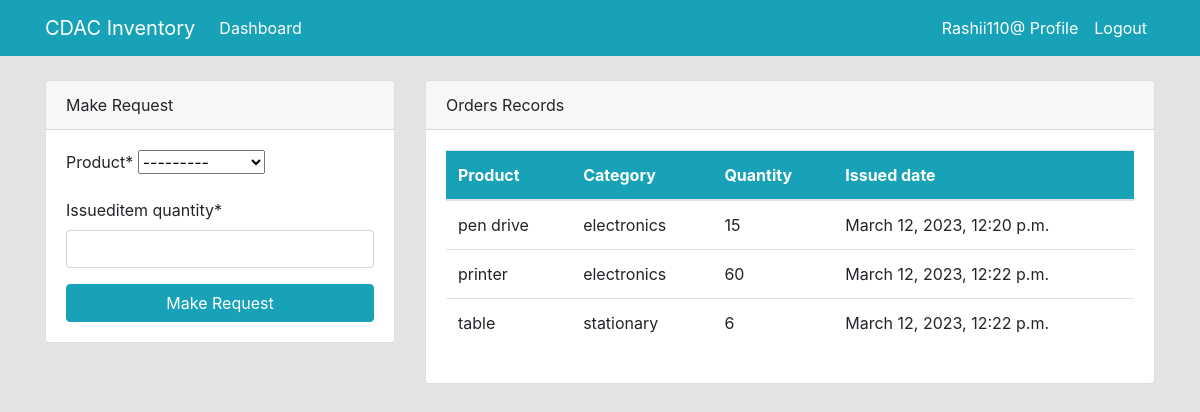
The page /dashboard/ (signed in) on the database its author committed.
### dashboard/models.py (models this page shows, shortened)
class Issued_Items(models.Model):
    product=models.ForeignKey(Product,on_delete=models.CASCADE,null=True)
    staff=models.ForeignKey(User,models.CASCADE,null=True)
    issueditem_quantity=models.PositiveIntegerField(null=True)
    date=models.DateTimeField(auto_now_add=True)
    class Meta:
        verbose_name_plural='Issued_Items'

class Product(models.Model):
    asset=models.CharField(max_length=30,null=True)
    sno=models.CharField(max_length=15,null=True)
    name=models.CharField(max_length=100,null=True)
    category=models.CharField(max_length=20,choices=category,null=True)
    quantity=models.PositiveIntegerField(null=True)
    model=models.CharField(max_length=300,null=True)
    class Meta:
        verbose_name_plural='Product'
    def __str__(self) -> str:
        return f'{self.name}-{self.quantity}'

### dashboard/views.py (the view)
# urls.py: path('dashboard/',views.index,name='dashboardindex'),
@login_required
def index(request):
    issueditems=Issued_Items.objects.all()
    product=Product.objects.all()
    items_count = issueditems.count()
    product_count = product.count()
    workers_count =User.objects.all().count()
    if request.method=='POST':
        form=orderform(request.POST)
        if form.is_valid():
            instance=form.save(commit=False)
            instance.staff=request.user
            instance.save()
            return redirect('dashboardindex')
    else:
        form=orderform()
    context={
        'issueditems':issueditems,
        'form':form,
        'product':product,
        'product_count': product_count,
        'workers_count': workers_count,
        'items_count': items_count,
    }
    return render(request,'dashboard/index.html',context)

### dashboard/forms.py
class orderform(forms.ModelForm):
    class Meta:
        model=Issued_Items
        fields=['product','issueditem_quantity']

### template/dashboard/index.html (shortened to what this page needs)
{% extends 'partials/base.html' %}
{% block content %}
{% if user.is_authenticated and user.is_staff and user.is_superuser %}
{% include 'partials/topnav.html'%}
<div class="container">
    <div class="row my-5">
        <div class="col-md-6">
            <div class="bg-white">
                <canvas id="myChart1" width="400" height="300"></canvas>
                <script>
                    var ctx = document.getElementById('myChart1').getContext('2d');
                    var myChart1 = new Chart(ctx, {
                        type: 'pie',
                        data: {
                            labels: [{% for issueditem in issueditems  %} '{{ issueditem.product.name }}' ,{% endfor %}],
                            datasets: [{
                                label: 'Issued_Products',
                                data: [{% for issueditem in issueditems %} {{issueditem.issueditem_quantity}} , {% endfor %}],
                                backgroundColor: [
                                    'rgba(255, 99, 132, 1)',
                                    'rgba(54, 162, 235, 1)',
                                    'rgba(255, 206, 86, 1)',
                                    'rgba(75, 192, 192, 1)',
                                    'rgba(153, 102, 255, 1)',
                                    'rgba(25, 159, 64, 1)',
                                    'rgba(35, 99, 132, 1)',
                                    'rgba(34, 162, 235, 1)',
                                    'rgba(255, 206, 86, 1)',
                                    'rgba(75, 192, 192, 1)',
                                    'rgba(153, 102, 255, 1)',
                                    'rgba(255, 159, 64, 1)'
                                ],
                                borderColor: [
                                    'rgba(255, 99, 132, 1)',
                                    'rgba(54, 162, 235, 1)',
                                    'rgba(255, 206, 86, 1)',
                                    'rgba(75, 192, 192, 1)',
                                    'rgba(153, 102, 255, 1)',
                                    'rgba(255, 159, 64, 1)',
                                    'rgba(25, 159, 64, 1)',
                                    'rgba(35, 99, 132, 1)',
                                    'rgba(34, 162, 235, 1)',
                                    'rgba(255, 206, 86, 1)',
                                    'rgba(75, 192, 192, 1)',
                                    'rgba(153, 102, 255, 1)',
                                    'rgba(255, 159, 64, 1)'
                                ],
                                borderWidth: 1
                            }]
                        },
                        options: {
                            scales: {
                                yAxes: [{
                                    ticks: {
                                        beginAtZero: true
                                    }
                                }]
                            }
                        }
                    });
                </script>
            </div>
        </div>
        <div class="col-md-6">
            <div class="bg-white">
                <canvas id="myChart" width="400" height="300"></canvas>
                <script>
                    var ctx = document.getElementById('myChart').getContext('2d');
                    var myChart = new Chart(ctx, {
                        type: 'bar',
                        data: {
                            labels: [{% for product in product %} '{{product.name}}', {% endfor %}],
                    datasets: [{
                        label: 'Number of Products',
                        data: [{% for product in product %} {{ product.quantity }}, {% endfor %}],
                                backgroundColor: [
                                    'rgba(255, 99, 132, 1)',
                                    'rgba(54, 162, 235, 1)',
                                    'rgba(255, 206, 86, 1)',
                                    'rgba(75, 192, 192, 1)',
                                    'rgba(153, 102, 255, 1)',
                                    'rgba(255, 159, 64, 1)',
                                    'rgba(25, 159, 64, 1)',
                                    'rgba(35, 99, 132, 1)',
                                    'rgba(34, 162, 235, 1)',
                                    'rgba(255, 206, 86, 1)',
                                    'rgba(75, 192, 192, 1)',
                                    'rgba(153, 102, 255, 1)',
                                    'rgba(255, 159, 64, 1)'
                                ],
                                borderColor: [
                                    'rgba(255, 99, 132, 1)',
                                    'rgba(54, 162, 235, 1)',
                                    'rgba(255, 206, 86, 1)',
                                    'rgba(75, 192, 192, 1)',
                                    'rgba(153, 102, 255, 1)',
                                    'rgba(255, 159, 64, 1)',
                                    'rgba(25, 159, 64, 1)',
                                    'rgba(35, 99, 132, 1)',
                                    'rgba(34, 162, 235, 1)',
                                    'rgba(255, 206, 86, 1)',
                                    'rgba(75, 192, 192, 1)',
                                    'rgba(153, 102, 255, 1)',
                                    'rgba(255, 159, 64, 1)'
                                ],
                                borderWidth: 1
                            }]
                        },
                        options: {
                            scales: {
                                yAxes: [{
                                    ticks: {
                                        beginAtZero: true
                                    }
                                }]
                            }
                        }
                    });
                </script>
            </div>
        </div>
    </div>
</div>
{% else %}
{% include 'dashboard/staff_index.html' %}
{% endif %}
{% endblock %}

### template/partials/nav.html (shortened to what this page needs)
<nav class="navbar navbar-expand-lg navbar-info bg-info">
    {% if user.is_authenticated %}
    <div class="container">
        <a class="navbar-brand text-white" href="{% url 'dashboardindex'%}">CDAC Inventory</a>
        <div class="collapse navbar-collapse" id="navbarSupportedContent">
            <ul class="navbar-nav mr-auto">
                <li class="nav-item active">
                    <a class="nav-link text-white" href="{% url 'dashboardindex'%}">Dashboard </a>
                </li>
            </ul>
            <ul class="navbar-nav ml-auto">
                <li class="nav-item active">
                    <a class="nav-link text-white" href="{% url 'user-profile' %}">{{ user.username }} Profile </a>
                </li>
                <li class="nav-item">
                    <a class="nav-link text-white" href="{% url 'user-logout' %}">Logout</a>
                </li>
            </ul>
            {% endif %}
        </div>
    </div>
</nav>

### template/dashboard/staff_index.html (shortened to what this page needs)
{% load crispy_forms_tags %}
<div class="container">
    <div class="row mt-4">
        <div class="col-md-4">
            <div class="card">
                <div class="card-header">
                    Make Request
                </div>
                <div class="card-body">
                    <form method="POST">
                        {{ form|crispy }}
                        <input class="btn btn-info btn-block" type="submit" value="Make Request">
                    </form>
                </div>
            </div>
        </div>
        <div class="col-md-8">
            <div class="card">
                <div class="card-header">
                    Orders Records
                </div>
                <div class="card-body">
                    <table class="table bg-white">
                        <thead class="bg-info text-white">
                            <tr>
                                <th scope="col">Product</th>
                                <th scope="col">Category</th>
                                <th scope="col">Quantity</th>
                                <th scope="col">Issued date</th>
                            </tr>
                        </thead>
                        <tbody>
                            {% for issueditems in issueditems %}
                            {% if issueditems.staff == user %}
                            <tr>
                                <td>{{ issueditems.product.name }}</td>
                                <td>{{ issueditems.product.category }}</td>
                                <td>{{ issueditems.issueditem_quantity }}</td>
                                <td>{{ issueditems.date }}</td>
                            </tr>
                            {% endif %}
                            {% endfor %}
                        </tbody>
                    </table>
                </div>
            </div>
        </div>
    </div>
</div>

### static/style.css (style rules this page uses)
body { background: rgb(230, 227, 227); }

### rows shown on the page
Issued_Items: product.name "pen drive", product.category "electronics", issueditem_quantity "15", date "March 12, 2023, 12:20 p.m."
Issued_Items: product.name "printer", product.category "electronics", issueditem_quantity "60", date "March 12, 2023, 12:22 p.m."
Issued_Items: product.name "table", product.category "stationary", issueditem_quantity "6", date "March 12, 2023, 12:22 p.m."

### other values the page prints
{{ user.username }} "Rashii110@"
